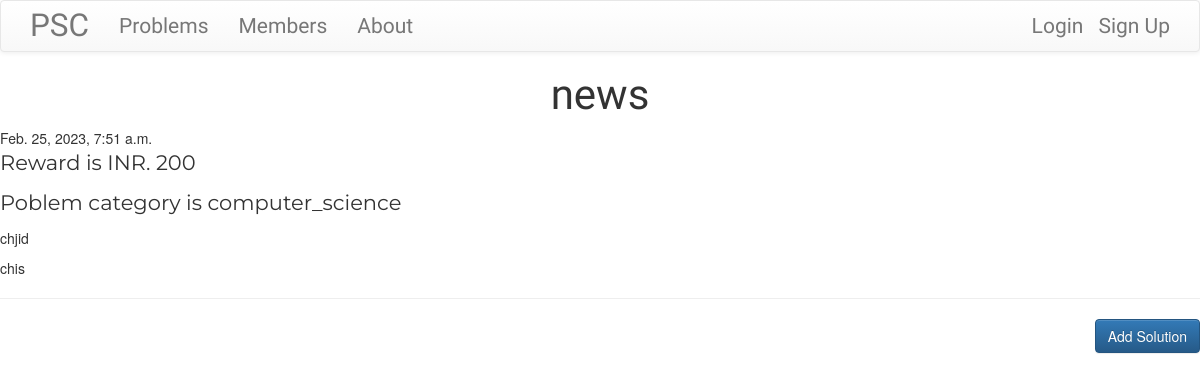
The app's page /problems/problem/5 with its own data.
### problems/models.py (models this page shows, shortened)
class Problem(models.Model):
    problem_type_choices = (
        ('c','Confidential'),
        ('sc','Semi-confidential'),
        ('p','Public')
    )
    problem_category_choices = (
        ('agriculture','Agriculture'),
        ('computer_science','Computer Science'),
        ('social_studies','Social Studies'),
        ('environment','Environmental Science'),
        ('mathematics','Mathematics'),
        ('engineering','Engineering'),
        ('physics','physics'),
        ('chemistry','chemistry'),
        ('other','Other')
    )
    author = models.ForeignKey('accounts.CustomUser', on_delete=models.CASCADE)
    title = models.CharField(max_length=200)
    problem_category = models.CharField(choices=problem_category_choices, max_length=50, default='other', verbose_name="Category of the problem")
    problem_brief = models.TextField()
    problem_reward = models.IntegerField(verbose_name='Prize money for providing the solution ')
    problem_description = models.TextField()
    created_date = models.DateTimeField(default=timezone.now)
    published_date = models.DateTimeField(blank=True, null=True)

### problems/views.py (the view)
# urls.py: path("problem/<int:pk>", views.ProblemDetailView.as_view(), name="problem_detail"),
class ProblemDetailView(DetailView):
    model = Problem
    template_name = "problem_detail.html"

### problems/templates/problems/problem_detail.html (shortened to what this page needs)
{% extends 'base.html' %}
{% load static %}
{% block content %}
    <h1 class="posttitle loader"> {{problem.title}} </h1>
    {% if problem.published_date %}
        {{problem.published_date}}
    {% else %}
        <a class="btn btn-default" href="{% url 'problems:problem_publish' pk=problem.pk %}"> Publish </a>
    {% endif %}
    <p class="postcontent"> Reward is INR. {{problem.problem_reward}} </p>
    <p class="postcontent"> Poblem category is {{problem.problem_category}} </p>
    <p class="postcontent"> {{problem.problem_brief|safe|linebreaksbr}} </p>
    <p class="postcontent"> {{problem.problem_description|safe|linebreaksbr}} </p>
    <hr>
    <a href="{% url 'problems:add_solution' pk=problem.pk %}" class="btn btn-primary btn-comment"> Add Solution</a>
{% endblock content %}

### static/problem_solvers_centre/css/master.css (style rules this page uses)
.posttitle { font-family: 'Russo One',sans-serif; font-size: 3em; text-align: center; }
.postcontent { font-family: 'Montserrat'; font-size: 1.5em; }
.btn-comment { position: absolute; right: 0px; }
.loader { filter:hue-rotate(0deg); color:linear-gradient(45deg,#0f8,#08f); animation:hue 10000ms infinite linear; }

### records on screen
Problem: title "news", published_date "Feb. 25, 2023, 7:51 a.m.", problem_reward "200", problem_category "computer_science", problem_brief "chjid", problem_description "chis"
